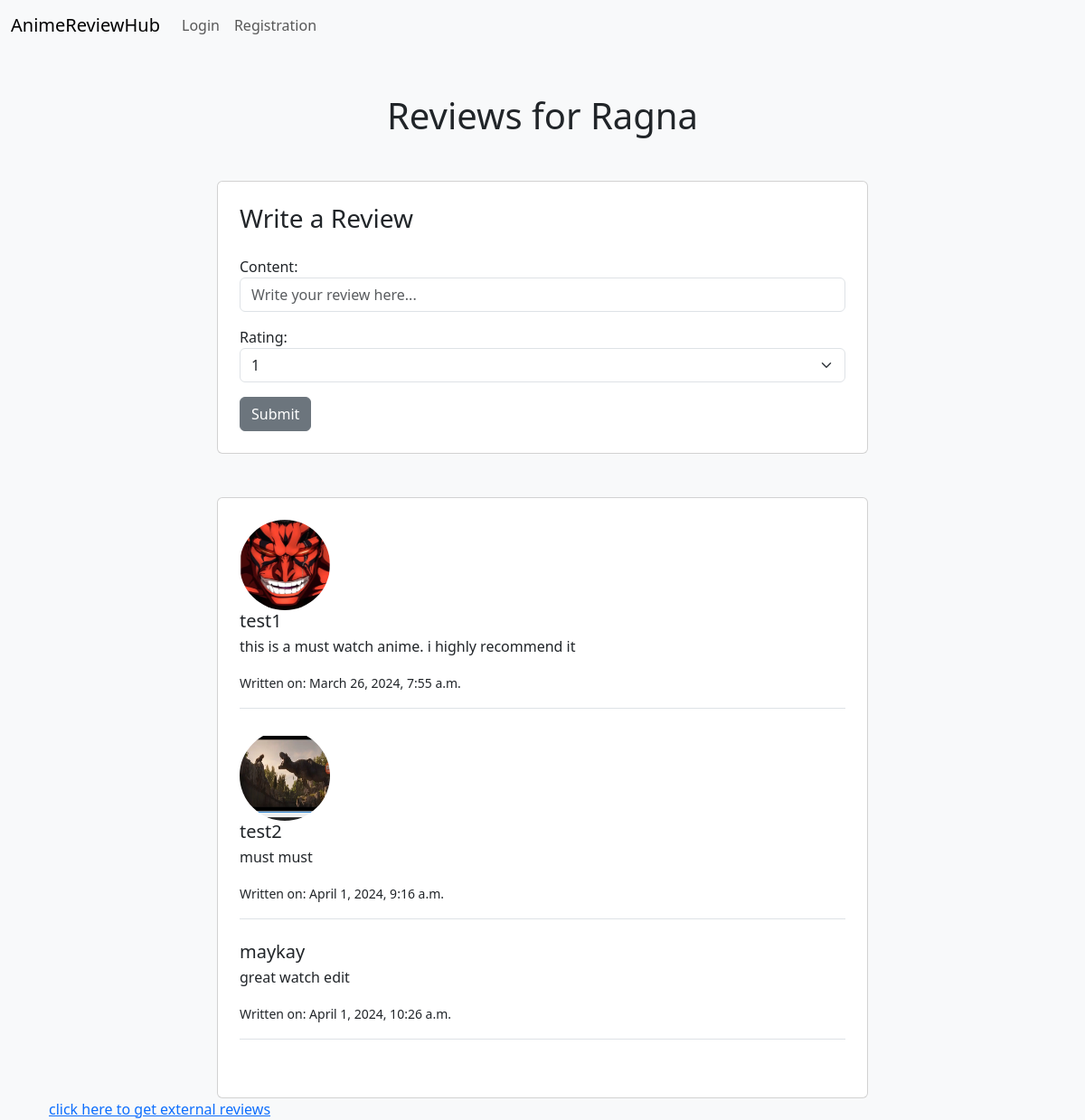
Screenshot of /api/animetitle/anime-reviews-list/1/ with the database file from the repository.
### AnimeTitles/models.py (models this page shows)
class AnimeTitle(models.Model):
    title = models.CharField(max_length=50)
    genres = models.ManyToManyField(Genre, through='AnimeGenre')
    description = models.TextField()
    release_date = models.DateField()
    image = models.ImageField(upload_to='anime_images/', null=True, blank=True)
    def __str__(self):
        return self.title

### Reviews/models.py (models this page shows, shortened)
class Review(models.Model):
    author = models.ForeignKey(User, on_delete=models.CASCADE)
    anime_title = models.ForeignKey(AnimeTitle, on_delete=models.CASCADE, null=True)
    content = models.TextField()
    created_at = models.DateTimeField(default=timezone.now)
    updated_at = models.DateTimeField(auto_now=True)
    class Meta:
        unique_together = ('author', 'anime_title')

### Users/models.py (models this page shows, shortened)
class Profile(models.Model):
    user = models.OneToOneField(User, on_delete=models.CASCADE)
    profile_pic = models.ImageField(upload_to='profile_pic/', null=True, blank=True)
    bio = models.TextField(max_length=500, blank=True)
    location = models.CharField(max_length=100, blank=True)

### AnimeTitles/views.py (the view)
# urls.py: path('anime-reviews-list/<int:anime_title_id>/', anime_reviews_list, name='anime-reviews-list'),
def anime_reviews_list(request, anime_title_id):
    anime_title = AnimeTitle.objects.get(pk=anime_title_id)
    reviews = Review.objects.filter(anime_title=anime_title)
    if request.method == 'POST':
        review_form = ReviewForm(request.POST)
        rating_form = RatingForm(request.POST)
        if review_form.is_valid() and rating_form.is_valid():
            author = request.user
            anime_title = anime_title
            content = review_form.cleaned_data['content']
            existing_review = Review.objects.filter(author=author, anime_title=anime_title).first()
            if existing_review:
                messages.success(request, 'You have already reviewed this anime.')
                return render(request, 'anime_reviews_list.html', {'anime_title': anime_title,
                                                                    'review_form': review_form,
                                                                    'rating_form': rating_form,
                                                                    'reviews': reviews,
                                                                    'error_message': 'You have already reviewed this anime.'})
            try:
                new_review = review_form.save(commit=False)
                new_review.author = author
                new_review.anime_title = anime_title
                new_review.save()
                rating = rating_form.save(commit=False)
                rating.review = new_review
                rating.user = author
                rating.save()
                messages.success(request, 'review created successfully!.')
                return redirect('anime-reviews-list', anime_title_id=anime_title_id)
            except IntegrityError:
                return render(request, 'anime_reviews_list.html', {'anime_title': anime_title,
                                                                    'review_form': review_form,
                                                                    'rating_form': rating_form,
                                                                    'reviews': reviews,
                                                                    'error_message': 'Failed to create review due to database error.'})
    else:
        review_form = ReviewForm()
        rating_form = RatingForm()
    return render(request, 'anime_reviews_list.html', {'anime_title': anime_title,
                                                       'review_form': review_form,
                                                       'rating_form': rating_form,
                                                       'reviews': reviews})

### Reviews/forms.py
class ReviewForm(forms.ModelForm):
    content = forms.CharField(
        widget=forms.Textarea(attrs={'class': 'form-control', 'placeholder': 'Write your review here...'})
    )
    class Meta:
        model = Review
        fields = ['content']

class RatingForm(forms.ModelForm):
    rating = forms.ChoiceField(
        choices=[(i, i) for i in range(1, 6)],
        widget=forms.Select(attrs={'class': 'form-select'})
    )
    class Meta:from django import forms

### AnimeTitles/templates/anime_reviews_list.html (shortened to what this page needs)
{% extends 'base.html' %}
{% block content %}
{% load static %}
<body style="background-color: #f8f9fa;">
    <div class="container">
        <h1 class="text-center mt-5">Reviews for {{ anime_title }}</h1>
        <div class="row justify-content-center mt-5">
            <div class="col-lg-8">
                <div class="card p-4">
                    <h3 class="mb-4">Write a Review</h3>
                    <form method="post" id="reviewForm">
                        {{ review_form.as_p }}
                        {{ rating_form.as_p }}
                        <button id="submitButton" class='btn btn-secondary' type="submit">Submit</button>
                    </form>
                </div>
            </div>
        </div>
        <div class="row justify-content-center mt-5">
            <div class="col-lg-8">
                <div class="card p-4">
                    <ul class="list-unstyled">
                        {% for review in reviews %}
                            <li class="media mb-4 border-bottom pb-3">
                                {% if review.author.profile.profile_pic %}
                                    <img src="{{ review.author.profile.profile_pic.url }}" alt="User Image" class="mr-3 rounded-circle" width="100" height="100">
                                {% endif %}
                                <div class="media-body">
                                    <h5 class="mt-0 mb-1">{{ review.author.username }}</h5>
                                    <p>{{ review.content }}</p>
                                    <small>Written on: {{ review.created_at }}</small>
                                    <br>
                                </div>
                            </li>
                        {% empty %}
                            <li>No reviews available.</li>
                        {% endfor %}
                    </ul>
                </div>
            </div>
        </div>
        <div>
            <a href="{% url 'external-source' %}">click here to get external reviews</a>
        </div>
    </div>
</body>
{% endblock %}

### rows the page displays
AnimeTitle: title "Ragna"
Review: author.profile.profile_pic (picture), author.username "test1", content "this is a must watch anime. i highly recommend it", created_at "March 26, 2024, 7:55 a.m."
Review: author.profile.profile_pic (picture), author.username "test2", content "must must", created_at "April 1, 2024, 9:16 a.m."
Review: author.username "maykay", content "great watch edit", created_at "April 1, 2024, 10:26 a.m."
